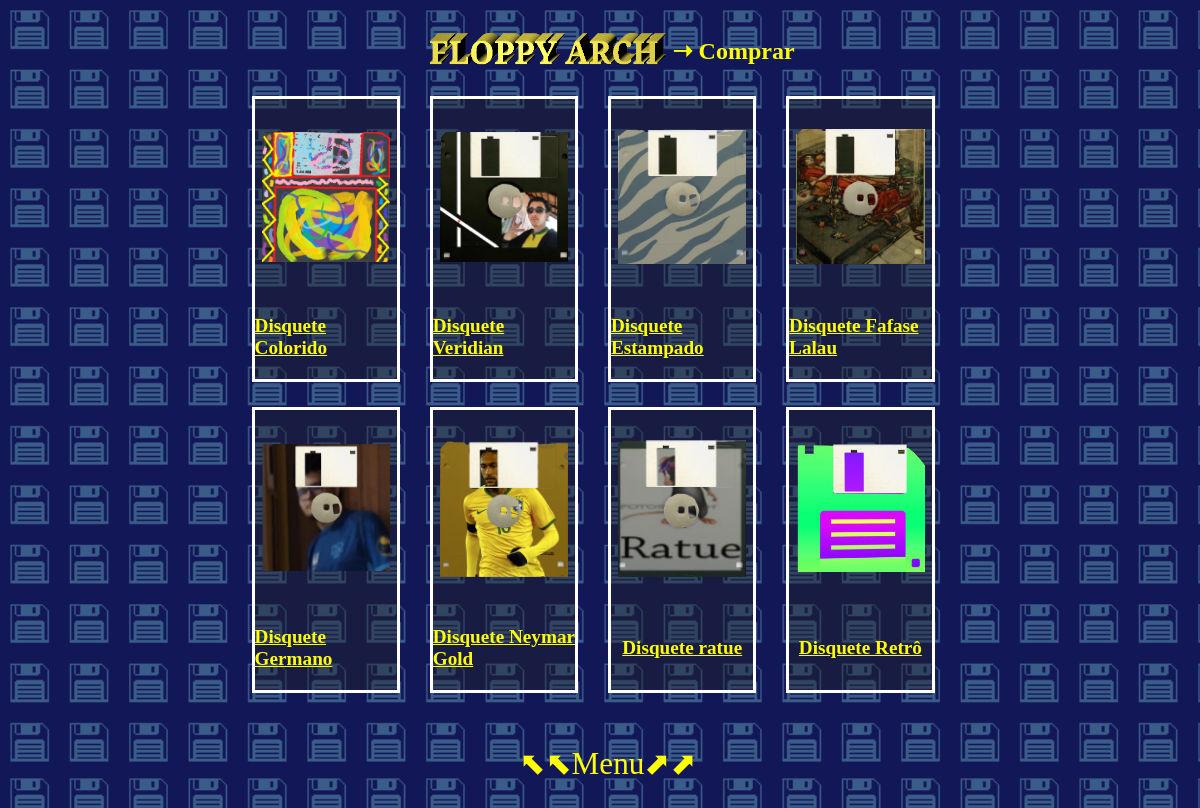
The page /comprar.php on the database its author committed.
### tables this page shows
CREATE TABLE `produtos` (
  `id_produto` int(11) NOT NULL,
  `nome` varchar(30) NOT NULL,
  `caminhofoto` varchar(90) NOT NULL,
  `descricao` varchar(100) NOT NULL
);

### comprar.php (the view, shortened to what this page needs)
<!DOCTYPE html>
<html lang="pt-br">
<head>
    <link rel="stylesheet" href="css/comprar2.css" />
</head>
<body>
   <div class="d0">
        <div class="d1">
            <div class="tits">
                <div class="titulo">
                    <div class="flop">
                    <a href="index.php"><img src="images/floppy_arch_title.png" width="100%"></a>
                    </div>
                    <div class="comprar">
                        <p ><b>➝ Comprar</b></p>
                    </div>
                </div>
            </div>
        </div>
        <div class="d2">
            <div class="d21">
                <div class="prod">
                <?php
                    include ("conecta.php");
                    $comando = $pdo->prepare("SELECT * FROM produtos");
                    $comando->execute();
                    $resultado = $comando->execute();
                    while( $linhas = $comando->fetch())
                        {
                            $idprod = $linhas["id_produto"];
                            $nome = $linhas["nome"];
                            $foto = $linhas["caminhofoto"];
                            echo('
                            <div onclick="Enviar(' . $idprod . ');" class="itemshowcase">
                            <div class="disqueteshowcase">
                                <img src="' . $foto . '" width="90%">
                            </div>
                            <div  class="legendashowcase">
                                <u><b><p class="legendap">' . $nome . '</p></b></u>
                            </div>
                        </div>
                            ');
                        }
                ?>
                </div>
            </div>
        </div>
        <div class="d3">
            <div class="footer" onmouseleave="aparecer();" onmouseover="ocultar();">
                <div id="texto_menu" class="texto_menu">⬉⬉Menu⬈⬈</div>
        </div>
    </div>
</body>
</html>

### css/comprar2.css (style rules this page uses)
body { background-image: url('../images/Background.png'); overflow: hidden; width: 100%; height: 99.7vh; }
.d0 { height: 100%; width: 100%; display: flex; flex-direction: column; justify-content: space-around; }
.flop { display: flex; justify-content: center; justify-items: center; align-items: center; align-content: center; }
.comprar { display: flex; font-size: 150%; color: yellow; font-family: 'Times New Roman', Times, serif; justify-content: center; justify-items: center; align-items: center; align-content: center; }
.d1 { height: 10%; width: 100%; display: flex; flex-direction: row; justify-items: center; justify-content: center; align-items: center; align-content: center; }
.d2 { height: 78%; width: 100%; display: flex; flex-direction: row; justify-content: center; justify-items: center; align-items: center; align-content: center; }
.d21 { height: 100%; width: 99%; display: flex; justify-content: center; justify-items: center; align-items: center; align-content: center; overflow-x: scroll; overflow-y: scroll; overflow: auto; }
.prod { height: 100%; width: 60%; display: grid; grid-template-columns: 20% 20% 20% 20%; grid-template-rows: 45% 45%; column-gap: 5%; row-gap: 5%; }
.itemshowcase { height: 100%; width: 100%; display: flex; flex-direction: column; background-color: rgb(36, 36, 36, 0.4); border: 3px solid white; }
.disqueteshowcase { width: 100%; height: 70%; display: flex; justify-content: center; justify-items: center; align-items: center; align-content: center; }
.legendashowcase { width: 100%; height: 30%; display: flex; justify-content: center; justify-items: center; align-items: center; align-content: center; }
.legendap { font-family: 'Times New Roman', Times, serif; font-size: larger; color: yellow; }
u { color: yellow; }
.d3 { height: 10%; width: 100%; display: flex; justify-content: center; justify-items: center; align-items: center; align-content: center; }
.titulo { width: 100%; height: 60%; display: flex; justify-content: center; justify-items: center; }
.d3 { height: 10%; width: 100%; display: flex; justify-content: space-around; justify-items: center; align-items: center; align-content: center; position: relative; text-align: center; }
.texto_menu { color: yellow; font-size: 130%; font-family: Georgia, 'Times New Roman', Times, serif; }
.footer { display: flex; width: 100%; display: inline-block; font-size: 2vw; text-align: center; flex-direction: row; justify-content: space-around; }

### rows shown on the page
produtos: caminhofoto (picture), nome "Disquete Colorido"
produtos: caminhofoto (picture), nome "Disquete Veridian"
produtos: caminhofoto (picture), nome "Disquete Estampado"
produtos: caminhofoto (picture), nome "Disquete Fafase Lalau"
produtos: caminhofoto (picture), nome "Disquete Germano"
produtos: caminhofoto (picture), nome "Disquete Neymar Gold"
produtos: caminhofoto (picture), nome "Disquete ratue"
produtos: caminhofoto (picture), nome "Disquete Retrô"
